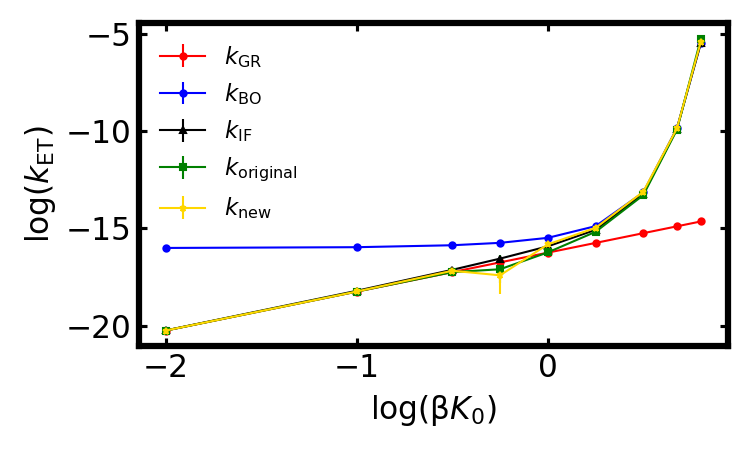

Source code (Python):
import sys
import cmath
import math
import os
import h5py
import matplotlib.pyplot as plt   # plots
import numpy as np
from scipy.interpolate import griddata

from liblibra_core import *
import util.libutil as comn
from libra_py import units
from libra_py import data_conv
import libra_py.dynamics.tsh.compute as tsh_dynamics
import libra_py.data_savers as data_savers

from plot_utils import set_style, add_hbar, add_abar

# Add the parent directory to sys.path
parent_dir = os.path.abspath(os.path.join(os.path.dirname(__file__), '..'))
sys.path.insert(0, parent_dir)

from kcrpmd_utils.kcrpmdtst import KcrpmdTst
from kcrpmd_utils.kcrpmdmodel import gen_kcrpmd_bath_params, get_ABC, kcrpmd_system_bath

set_style()

calc_dirs = [d for d in os.listdir('../') if d.startswith('_sys_')]
_sys_2_method_1 = sorted([k for k in calc_dirs if k.startswith("_sys_2_method_1")], key=lambda s: float(s.split('_')[8]))
_sys_2_method_2_fix_y = sorted([k for k in calc_dirs if k.startswith("_sys_2_method_2_fix_y")], key=lambda s: float(s.split('_')[8]))
_sys_2_method_2_fix_s = sorted([k for k in calc_dirs if k.startswith("_sys_2_method_2_fix_s")], key=lambda s: float(s.split('_')[8]))
_sys_2_method_3_fix_y = sorted([k for k in calc_dirs if k.startswith("_sys_2_method_3_fix_y")], key=lambda s: float(s.split('_')[8]))
_sys_2_method_3_fix_s = sorted([k for k in calc_dirs if k.startswith("_sys_2_method_3_fix_s")], key=lambda s: float(s.split('_')[8]))

with open("../" + _sys_2_method_1[0] + "/_model_params.txt") as f:
    model_params = eval(f.read())

with open("../" + _sys_2_method_1[0] + "/_control_params.txt") as f:
    control_params = eval(f.read())

# ======= Pull in all the rate data =======
beta = units.hartree / (units.boltzmann * control_params["Temperature"])

ktst0 = np.loadtxt("../" + _sys_2_method_1[0] + "/tst_data/ktsts.txt")
kappa0_avg = np.loadtxt("../" + _sys_2_method_1[0] + "/kappa_data/kappa_avg.txt")[-1]
kappa0_se = np.loadtxt("../" + _sys_2_method_1[0] + "/kappa_data/kappa_se.txt")[-1]
kBO0 = ktst0 * kappa0_avg
kBO0_se = ktst0 * kappa0_se

K0_arr = np.array([key.split('_')[8] for key in _sys_2_method_1], dtype=float)[1:]
kGR_arr = np.zeros(K0_arr.shape)
kBO_arr = np.zeros(K0_arr.shape)
kBO_se_arr = np.zeros(K0_arr.shape)
kIF_arr = np.zeros(K0_arr.shape)
kIF_se_arr = np.zeros(K0_arr.shape)
kold_arr = np.zeros(K0_arr.shape)
kold_se_arr = np.zeros(K0_arr.shape)
knew_arr = np.zeros(K0_arr.shape)
knew_se_arr = np.zeros(K0_arr.shape)

for i, d in enumerate(_sys_2_method_1[1:]):
    kGR_arr[i] = np.loadtxt("../" + _sys_2_method_1[i+1] + "/tst_data/kGR.txt")
    kBO_arr[i] = np.loadtxt("../" + _sys_2_method_1[i+1] + "/tst_data/ktsts.txt")
    kBO_se_arr[i] = kBO_arr[i] * np.loadtxt("../" + _sys_2_method_1[i+1] + "/kappa_data/kappa_se.txt")[-1]
    kBO_arr[i] *= np.loadtxt("../" + _sys_2_method_1[i+1] + "/kappa_data/kappa_avg.txt")[-1]
    kIF_arr[i] = kGR_arr[i] * kBO_arr[i] / (kGR_arr[i] + kBO0)

for i in range(3):
    kold_arr[i] = np.loadtxt("../" + _sys_2_method_2_fix_y[i] + "/tst_data/ktsty.txt")
    kold_se_arr[i] = kold_arr[i] * np.loadtxt("../" + _sys_2_method_2_fix_y[i] + "/kappa_data/kappa_se.txt")[-1]
    kold_arr[i] *= np.loadtxt("../" + _sys_2_method_2_fix_y[i] + "/kappa_data/kappa_avg.txt")[-1]
    knew_arr[i] = np.loadtxt("../" + _sys_2_method_3_fix_y[i] + "/tst_data/ktsty.txt")
    knew_se_arr[i] = knew_arr[i] * np.loadtxt("../" + _sys_2_method_3_fix_y[i] + "/kappa_data/kappa_se.txt")[-1]
    knew_arr[i] *= np.loadtxt("../" + _sys_2_method_3_fix_y[i] + "/kappa_data/kappa_avg.txt")[-1]
for i in range(3,9):
    kold_arr[i] = np.loadtxt("../" + _sys_2_method_2_fix_s[i] + "/tst_data/ktsts.txt")
    kold_se_arr[i] = kold_arr[i] * np.loadtxt("../" + _sys_2_method_2_fix_s[i] + "/kappa_data/kappa_se.txt")[-1]
    kold_arr[i] *= np.loadtxt("../" + _sys_2_method_2_fix_s[i] + "/kappa_data/kappa_avg.txt")[-1]
    knew_arr[i] = np.loadtxt("../" + _sys_2_method_3_fix_s[i] + "/tst_data/ktsts.txt")
    knew_se_arr[i] = knew_arr[i] * np.loadtxt("../" + _sys_2_method_3_fix_s[i] + "/kappa_data/kappa_se.txt")[-1]
    knew_arr[i] *= np.loadtxt("../" + _sys_2_method_3_fix_s[i] + "/kappa_data/kappa_avg.txt")[-1]

#for i in range(9):
#    kold_arr[i] = np.loadtxt("../" + _sys_2_method_3_fix_y[i] + "/tst_data/ktsty.txt")
#    #kold_arr[i] *= np.loadtxt("../" + _sys_2_method_3_fix_y[i] + "/kappa_data/kappa_avg.txt")[-1]
#    kold_se_arr[i] = 0*kold_arr[i] * np.loadtxt("../" + _sys_2_method_3_fix_y[i] + "/kappa_data/kappa_se.txt")[-1]
#    knew_arr[i] = np.loadtxt("../" + _sys_2_method_3_fix_s[i] + "/tst_data/ktsts.txt")
#    #knew_arr[i] *= np.loadtxt("../" + _sys_2_method_3_fix_s[i] + "/kappa_data/kappa_avg.txt")[-1]
#    knew_se_arr[i] =0* knew_arr[i] * np.loadtxt("../" + _sys_2_method_3_fix_s[i] + "/kappa_data/kappa_se.txt")[-1]

print(knew_arr)

fig, ax = plt.subplots()
ax.errorbar(np.log10(beta * K0_arr), np.log10(kGR_arr), kGR_arr*0, fmt='o-', markersize=3, linewidth=1, color='r', label=r'$k_\mathrm{GR}$')
ax.errorbar(np.log10(beta * K0_arr), np.log10(kBO_arr), kBO_se_arr / (kBO_arr * np.log(10)), fmt='o-', markersize=3, linewidth=1, color='b', label=r'$k_\mathrm{BO}$')
ax.errorbar(np.log10(beta * K0_arr), np.log10(kIF_arr), kIF_se_arr, fmt='^-', markersize=3, linewidth=1, color='k', label=r'$k_\mathrm{IF}$')
ax.errorbar(np.log10(beta * K0_arr), np.log10(kold_arr), kold_se_arr / (kold_arr * np.log(10)), fmt='s-', markersize=3, linewidth=1, color='g', label=r'$k_\mathrm{original}$')
ax.errorbar(np.log10(beta * K0_arr), np.log10(knew_arr), knew_se_arr / (knew_arr * np.log(10)), fmt='*-', markersize=3, linewidth=1, color='gold', label=r'$k_\mathrm{new}$')
#ax.set_xlim(-0.3,1.3)
#ax.set_ylim(-8.0,5.0)
#ax.set_xticks([0.0, 1.0])
#ax.set_yticks([0])
#ax.set_xticklabels([r'$0$', r'$q_0$'])
ax.set_xlabel(r"log(β$K_0$)", fontsize = 15)
ax.set_ylabel(r"log($k_{\mathrm{ET}}$)", fontsize = 15)
ax.set_title("")
ax.legend(loc='upper left')

plt.tight_layout()
#plt.subplots_adjust(left=0.1, right=0.98, top=0.98, bottom=0.18)
plt.savefig('fig4.png')

